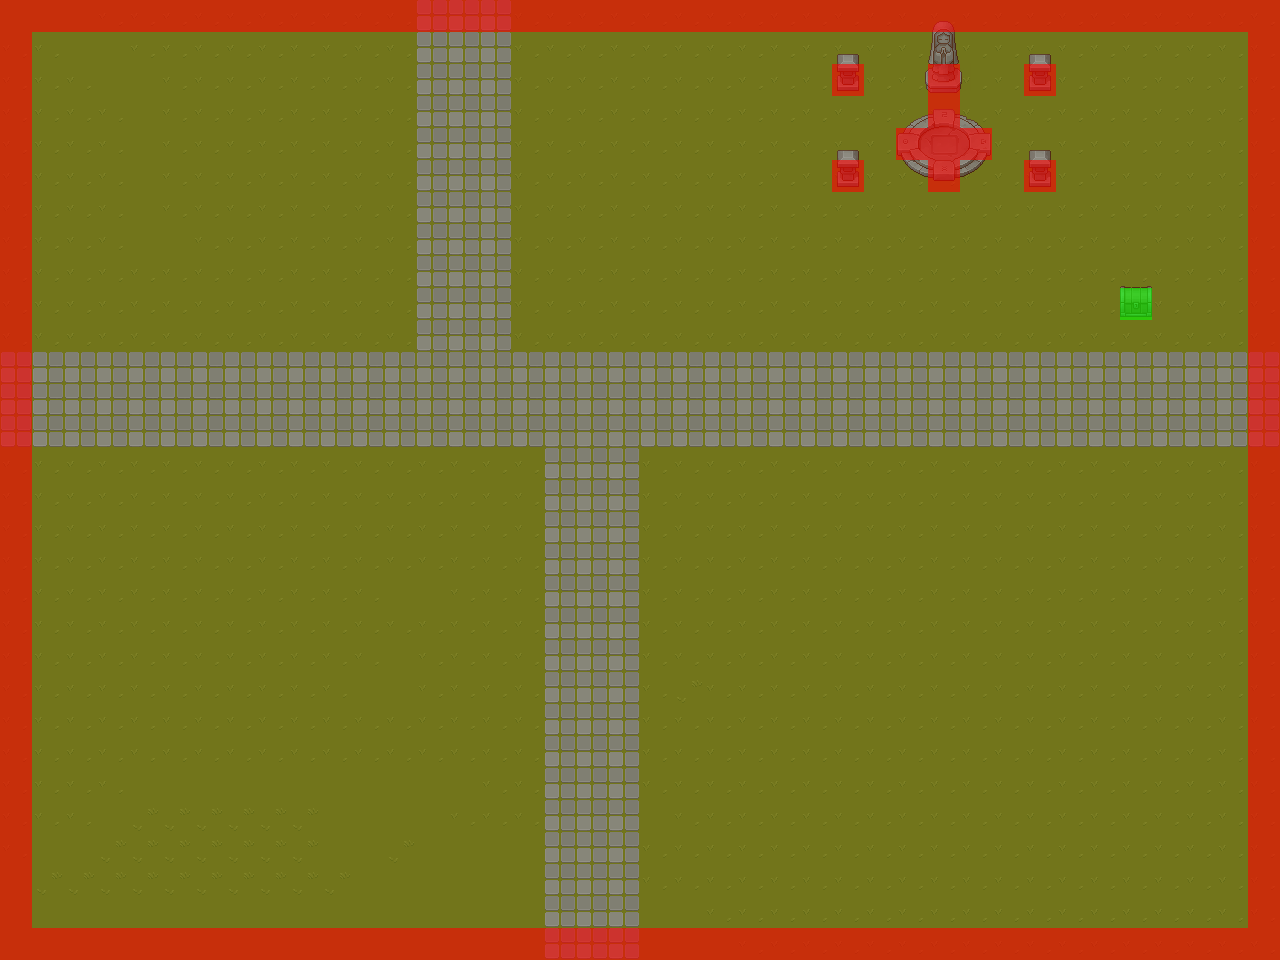

The image is a tile-based game level rendered from a .tmx file. Its description and source (layers, tilesets, objects; grid data summarised) follow:
An orthogonal 40x30 tile map with 32x32 px tiles, 4 tile layers (BG, Road, Object, Meta), 3 tilesets and 1 object (CharacterSpawnPoint).

<map version="1.10" tiledversion="1.10.2" orientation="orthogonal" renderorder="right-down" width="40" height="30" tilewidth="32" tileheight="32" infinite="0" nextlayerid="8" nextobjectid="6">
 <tileset firstgid="1" source="TX Tileset Grass.tsx" />
 <tileset firstgid="65" source="TX Props.tsx" />
 <tileset firstgid="321" source="meta.tsx" />
 <layer id="1" name="BG" width="40" height="30">
  <data>[1200 cells, 1200 non-empty, 3 distinct tile ids]</data>
 </layer>
 <layer id="2" name="Road" width="40" height="30">
  <data>[1200 cells, 201 non-empty, 1 distinct tile ids]</data>
 </layer>
 <layer id="4" name="Object" width="40" height="30">
  <data>[1200 cells, 28 non-empty, 22 distinct tile ids]</data>
 </layer>
 <objectgroup id="6" name="SpawnPoint">
  <object id="4" name="CharacterSpawnPoint" x="608" y="316">
   <point />
  </object>
 </objectgroup>
 <layer id="5" name="Meta" width="40" height="30">
  <data>[1200 cells, 147 non-empty, 2 distinct tile ids]</data>
 </layer>
</map>
